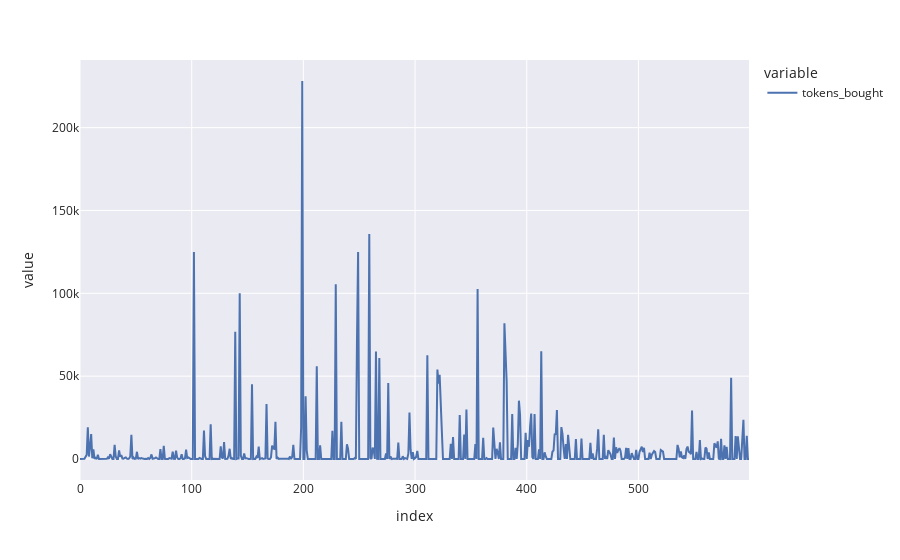

Source (notebook cell):
### Code cell
df2['tokens_bought'].plot()

### Figure 1 — Plotly figure (JSON) as saved in the notebook; plotly's stock layout.template omitted (floating-point values rounded to 4 significant figures; data arrays with more than 128 entries replaced by an {"elided": "..."} marker saying what was removed)
{"data": [{"hovertemplate": "variable=tokens_bought<br>index=%{x}<br>value=%{y}<extra></extra>", "legendgroup": "tokens_bought", "line": {"color": "rgb(76,114,176)", "dash": "solid"}, "mode": "lines", "name": "tokens_bought", "orientation": "v", "showlegend": true, "type": "scatter", "x": {"elided": "600 int values"}, "xaxis": "x", "y": {"elided": "600 int values"}, "yaxis": "y"}], "layout": {"legend": {"title": {"text": "variable"}, "tracegroupgap": 0}, "margin": {"t": 60}, "xaxis": {"anchor": "y", "domain": [0, 1], "title": {"text": "index"}}, "yaxis": {"anchor": "x", "domain": [0, 1], "title": {"text": "value"}}}}
